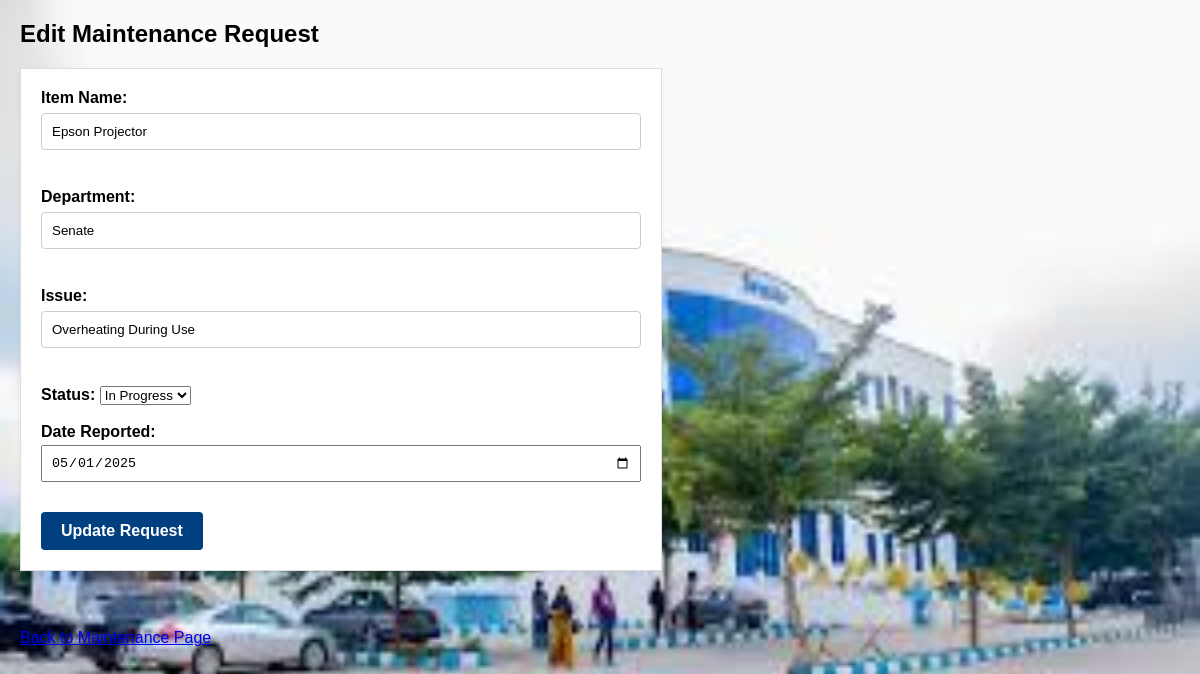
The page /edit_maintenance/3 (signed in) on the database its author committed.
### tables this page shows
CREATE TABLE maintenance (
            id INTEGER PRIMARY KEY AUTOINCREMENT,
            item_name TEXT,
            department TEXT,
            issue TEXT,
            status TEXT
        , date_reported TEXT);

### app.py (the view, shortened to what this page needs)
@app.route("/edit_maintenance/<int:request_id>", methods=["GET", "POST"])
def edit_maintenance(request_id):
    if "username" not in session or not is_admin():
        flash("Admin privileges required.", "error")
        return redirect("/maintenance")
    conn = sqlite3.connect(DB_PATH)
    cursor = conn.cursor()
    cursor.execute("SELECT * FROM maintenance WHERE id = ?", (request_id,))
    request_data = cursor.fetchone()
    conn.close()
    return render_template("edit_maintenance.html", request_data=request_data)

### app.py (called while the page is built)
def is_admin():
    return session.get("role") == "admin"

### templates/edit_maintenance.html (shortened to what this page needs)
<!DOCTYPE html>
<html>
<head>
    <link rel="stylesheet" href="{{ url_for('static', filename='style.css') }}">
</head>
<body>
    <h2>Edit Maintenance Request</h2>
    <form method="POST" action="{{ url_for('edit_maintenance', request_id=request_data[0]) }}">
        <label>Item Name:</label>
        <input type="text" name="item_name" value="{{ request_data[1] }}" required><br><br>
        <label>Department:</label>
        <input type="text" name="department" value="{{ request_data[2] }}" required><br><br>
        <label>Issue:</label>
        <input type="text" name="issue" value="{{ request_data[3] }}" required><br><br>
        <label>Status:</label>
        <select name="status">
            <option value="In Progress" {% if request_data[4] == "In Progress" %}selected{% endif %}>In Progress</option>
        </select><br><br>
        <label>Date Reported:</label>
        <input type="date" name="date_reported" value="{{ request_data[5] }}" required><br><br>
        <button type="submit">Update Request</button>
    </form>
    <br><a href="{{ url_for('maintenance') }}">Back to Maintenance Page</a>
</body>
</html>

### static/css/style.css (style rules this page uses)
body { background-image: url('images.jpg'); background-repeat: no-repeat; background-attachment: fixed; background-size: 100% 100%; }
form { background-color: #ffffff; padding: 20px; border: 1px solid #ddd; box-shadow: 0 2px 5px rgba(0,0,0,0.05); max-width: 600px; margin-bottom: 40px; }
form label { font-weight: bold; }
form input[type="text"], form textarea { width: 100%; padding: 10px; margin-top: 6px; margin-bottom: 20px; border: 1px solid #ccc; border-radius: 4px; }
form button { background-color: #004080; color: white; padding: 10px 20px; border: none; border-radius: 4px; cursor: pointer; font-weight: bold; }

### templates/edit_maintenance.html (style rules this page uses)
body { font-family: Arial, sans-serif; margin: 20px; }
form { margin-bottom: 30px; }
label { font-weight: bold; }
input, textarea { width: 100%; padding: 8px; margin-top: 4px; margin-bottom: 12px; box-sizing: border-box; }
button { padding: 10px 20px; font-size: 16px; }

### rows shown on the page
maintenance: item_name "Epson Projector", department "Senate", issue "Overheating During Use", status "In Progress", date_reported "05/01/2025"
